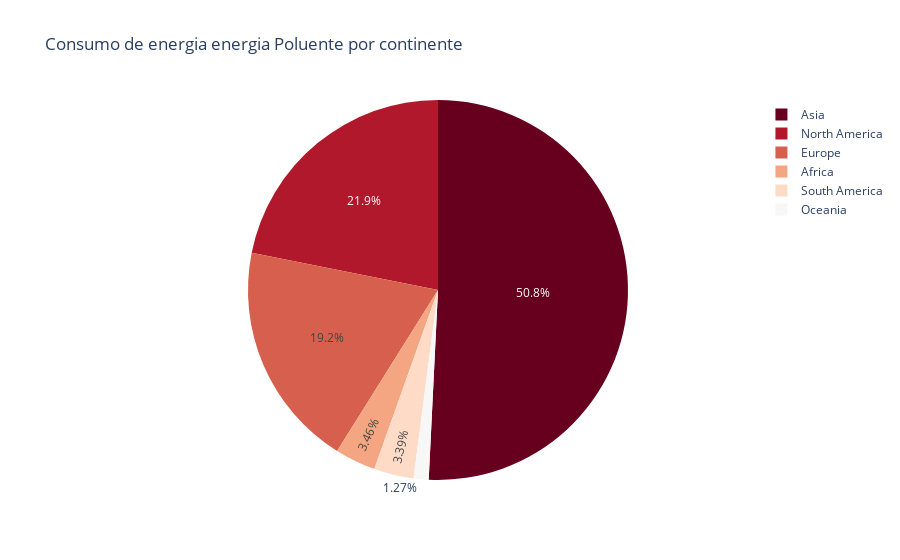

Here is the notebook cell this chart was saved with:
### Markdown cell above
O gráfico apresentado mostra a uma relação entre a população e quantidade de energia ao longo dos anos. Cada linha no gráfico representa o consumo de energia em um país específico, com o eixo X indicando os anos e o eixo Y mostrando o valor do consumo em TWh.

Esse gráfico mostra algo muito interessante que os 3 países que mais consomem energia são também os top 3 tanto em consumo de energia limpa e energia fossil, o que significa que eles estão bem equilibrados no quesito consumo o que pode significar algo de certa forma bom mas não significa que não seja ruim

### Code cell
fig5 = px.pie(
    data_frame=df_continents,
    names='country',
    values='fossil_energy_consumption',
    title='Consumo de energia energia Poluente por continente',
    color_discrete_sequence=px.colors.sequential.RdBu
)
fig5.show()

### Figure 1 — Plotly figure (JSON) as saved in the notebook; plotly's stock layout.template omitted (floating-point values rounded to 4 significant figures)
{"data": [{"domain": {"x": [0, 1], "y": [0, 1]}, "hovertemplate": "country=%{label}<br>fossil_energy_consumption=%{value}<extra></extra>", "labels": ["Africa", "Africa", "Africa", "Asia", "Asia", "Asia", "Europe", "Europe", "Europe", "North America", "North America", "North America", "Oceania", "Oceania", "Oceania", "South America", "South America", "South America"], "legendgroup": "", "name": "", "showlegend": true, "type": "pie", "values": [3488.0, 4520.0, 4740.0, 46800.0, 67040.0, 73060.0, 26400.0, 23170.0, 21210.0, 28530.0, 27220.0, 24710.0, 1499.0, 1630.0, 1561.0, 3608.0, 4964.0, 3905.0]}], "layout": {"legend": {"tracegroupgap": 0}, "piecolorway": ["rgb(103,0,31)", "rgb(178,24,43)", "rgb(214,96,77)", "rgb(244,165,130)", "rgb(253,219,199)", "rgb(247,247,247)", "rgb(209,229,240)", "rgb(146,197,222)", "rgb(67,147,195)", "rgb(33,102,172)", "rgb(5,48,97)"], "title": {"text": "Consumo de energia energia Poluente por continente"}}}
